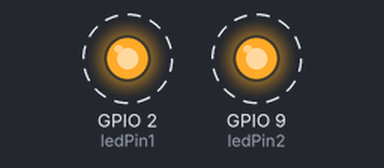
The program below on a simulated ESP32-S3. On the bench: output pins drawn as LEDs (lit = HIGH). Dashed ring = blinking.

Above: at 0.2 s.
Timing chart, 0 to 3.2 s (numbered marks = the images above):
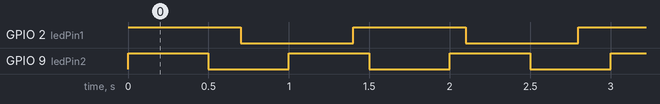

The program:

main.cpp
```cpp
#include <Arduino.h>

// Definir los pines donde están conectados los LEDs
const int ledPin1 = 2; // Pin 2 de la ESP32
const int ledPin2 = 9; // Pin 9 de la ESP32

// Función para controlar el LED1 con un bucle for
void taskLed1(void *parameter) {
  for (;;) {  // Este bucle se repetirá 10 veces
    // Encender el LED 1
    digitalWrite(ledPin1, HIGH);
    vTaskDelay(700 / portTICK_PERIOD_MS); // Esperar 700 ms

    // Apagar el LED 1
    digitalWrite(ledPin1, LOW);
    vTaskDelay(700 / portTICK_PERIOD_MS); // Esperar 700 ms
  }
  vTaskDelete(NULL);  // Terminar la tarea una vez completados los 10 ciclos
}

// Función para controlar el LED2 con un bucle for
void taskLed2(void *parameter) {
  for (;;) {  // Este bucle se repetirá 10 veces
    // Encender el LED 2
    digitalWrite(ledPin2, HIGH);
    vTaskDelay(500 / portTICK_PERIOD_MS); // Esperar 500 ms

    // Apagar el LED 2
    digitalWrite(ledPin2, LOW);
    vTaskDelay(500 / portTICK_PERIOD_MS); // Esperar 500 ms
  }
  vTaskDelete(NULL);  // Terminar la tarea una vez completados los 10 ciclos
}

void setup() {
  // Inicializar los pines de los LEDs como salida
  pinMode(ledPin1, OUTPUT);
  pinMode(ledPin2, OUTPUT);

  // Crear las tareas
  xTaskCreate(taskLed1, "Task Led1", 1000, NULL, 1, NULL); // Tarea para el LED 1
  xTaskCreate(taskLed2, "Task Led2", 1000, NULL, 1, NULL); // Tarea para el LED 2
}

void loop() {
  // El loop está vacío porque las tareas están manejando la lógica de los LEDs
}
```

Measured:
- by itself, GPIO 2 (ledPin1): alternates HIGH for 0.70 s and LOW for 0.70 s
- by itself, GPIO 9 (ledPin2): alternates HIGH for 0.50 s and LOW for 0.50 s
- by itself, everything shown: repeats every 7.0 s, in 24 steps
